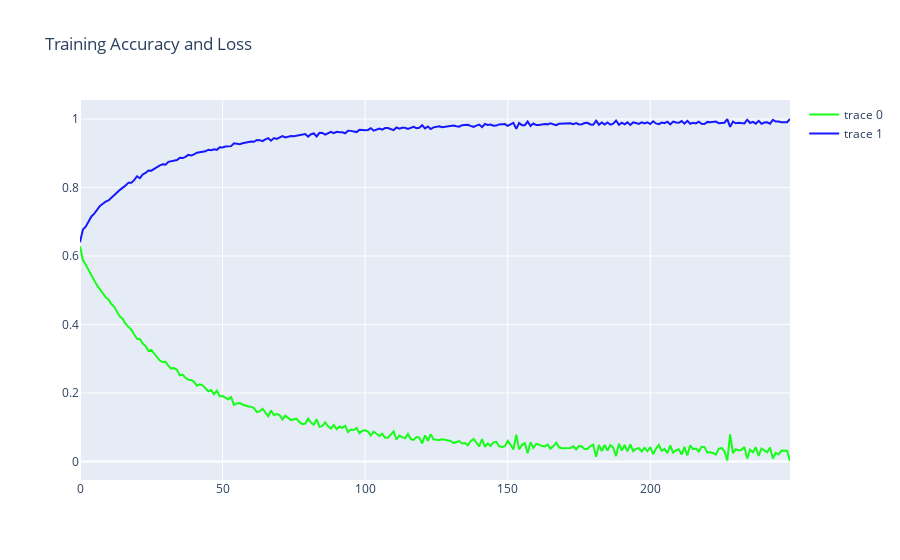

Notebook cell for this chart:
### Markdown cell above
Plotting Accuracy and loss values per epochs

### Code cell
x_ = np.array(range(len(history.history['loss']))) # get loss values from the history
trace1 = go.Scatter(
        x = x_,
        y = history.history['loss'], # get loss values from the history
        mode = "lines",
        marker = dict(color = "rgba(0,255,0,0.9)"),
        text = "Loss"
)
trace2 = go.Scatter(
        x = x_,
        y = history.history['accuracy'],# get accuracy values from the history
        mode = "lines",
        marker = dict(color = "rgba(0,0,255,0.9)"),
        text = "Accuracy"
)
data = [trace1,trace2]
layout = dict(title = "Training Accuracy and Loss")
fig = dict(data = data, layout = layout)
iplot(fig)

### Figure 1 — Plotly figure (JSON) as saved in the notebook; plotly's stock layout.template omitted (floating-point values rounded to 4 significant figures; data arrays with more than 128 entries replaced by an {"elided": "..."} marker saying what was removed)
{"data": [{"marker": {"color": "rgba(0,255,0,0.9)"}, "mode": "lines", "text": "Loss", "type": "scatter", "x": {"elided": "250 int values"}, "y": {"elided": "250 float values"}}, {"marker": {"color": "rgba(0,0,255,0.9)"}, "mode": "lines", "text": "Accuracy", "type": "scatter", "x": {"elided": "250 int values"}, "y": {"elided": "250 float values"}}], "layout": {"title": {"text": "Training Accuracy and Loss"}}}
